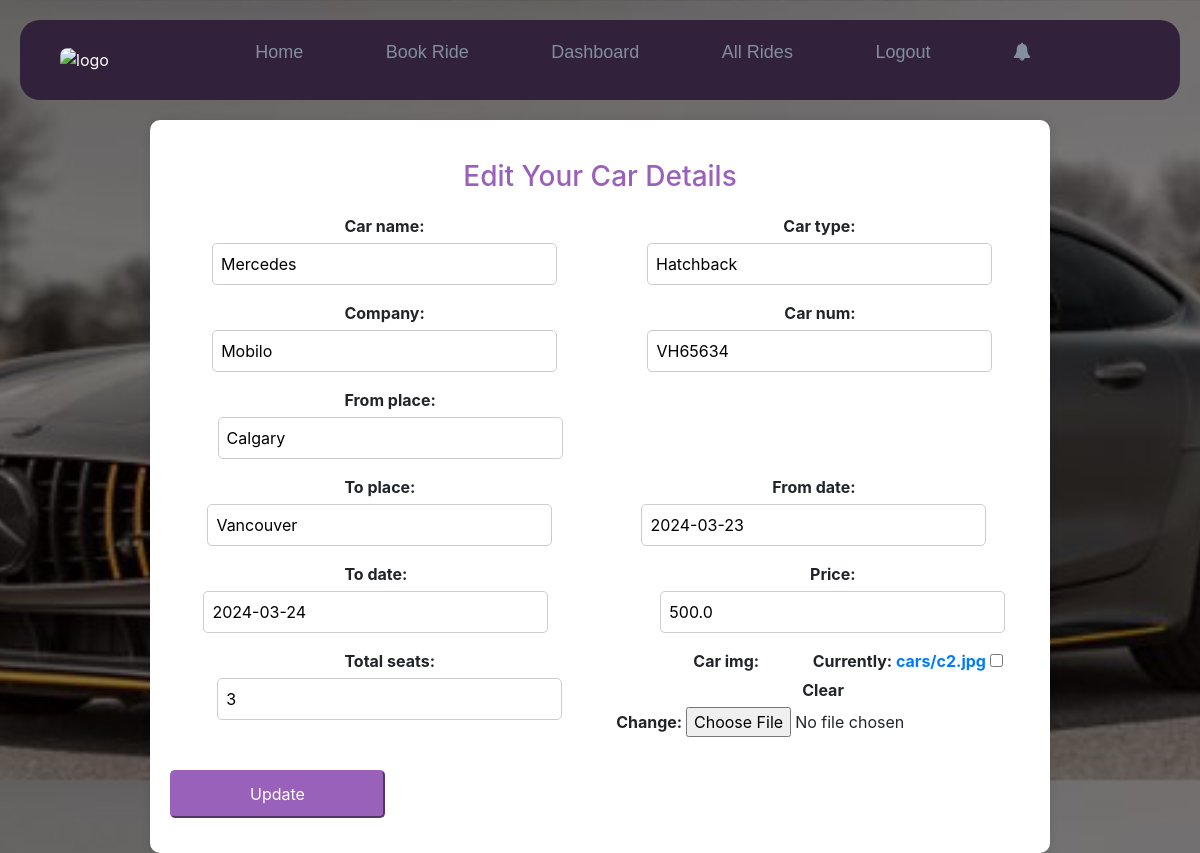
The app's page /car_ride/edit_car/2/ (signed in) with its own data.
### car_ride/models.py (models this page shows, shortened)
class Mycar(models.Model):
    cust = models.ForeignKey(Customer, max_length=100, blank=True, null=True, on_delete=models.SET_NULL)
    car_num = models.CharField(max_length=10, unique=True)
    company = models.CharField(max_length=30)
    car_name = models.CharField(max_length=30)
    car_type = models.CharField(max_length=30)
    from_place = models.CharField(max_length=30)
    to_place = models.CharField(max_length=30)
    from_date = models.DateField(null=True)
    to_date = models.DateField(null=True)
    price = models.FloatField()
    car_img = models.ImageField(upload_to="cars", default="", null=True, blank=True)
    total_seats = models.IntegerField()
    seats_booked = models.IntegerField(default=0)

### car_ride/views.py (the view)
# urls.py: path('edit_car/<int:car_id>/', views.edit_car, name='edit_car'),
def edit_car(request, car_id):
    car = get_object_or_404(Mycar, id=car_id)
    if request.user.is_authenticated:
        if request.method == 'POST':
            form = CarForm(request.POST, instance=car)
            if form.is_valid():
                form.save()
                edit_message = f"{current_time}: The details of your car {car.car_name} have been updated."
                Notification.objects.create(user=car.cust, message=edit_message)
                bookings = car.booking_set.all()
                for booking in bookings:
                    edit_message_user = f"{current_time}: The details of the car you booked {car.car_name} have been updated."
                    Notification.objects.create(user=booking.name, message=edit_message_user)
                print("edit car1: ", bookings)
                return redirect('car_ride:mycar_list')
        else:
            form = CarForm(instance=car)
            print("get")
    return render(request, 'edit_car.html', {'form': form, 'car': car})

### car_ride/forms.py
class CarForm(forms.ModelForm):
    class Meta:
        model = Mycar
        fields = ['car_name', 'car_type', 'company', 'car_num', 'from_place', 'to_place', 'from_date', 'to_date', 'price','total_seats', 'car_img']

### car_ride/templates/edit_car.html (shortened to what this page needs)
{% extends 'base.html' %}
{% load static %}
{% block body_block %}
    <div class="background-image">
        <form id="edit_car_form" action="{% url 'car_ride:edit_car' car.id %}" method="post">
            <h3>Edit Your Car Details</h3>
            <div class="form-group">
                {{ form.as_p }}
                <button type="submit" id="update_button" style="align-items: center; margin-right: 25%; margin-top: 2%;">Update</button>
            </div>
        </form>
    </div>
{% endblock %}

### car_ride/static/styles/base.css (style rules this page uses)
body { margin: 0; font-family: 'Poppins', sans-serif; background-color: #FFFFFF; color: white; box-sizing: border-box; }
.footer .section1 i, h3, a { color: #FFFFFF; }

### records on screen
Mycar: car_name "Mercedes", car_type "Hatchback", company "Mobilo", car_num "VH65634", from_place "Calgary", to_place "Vancouver", from_date "2024-03-23", to_date "2024-03-24", price "500.0", total_seats "3"
